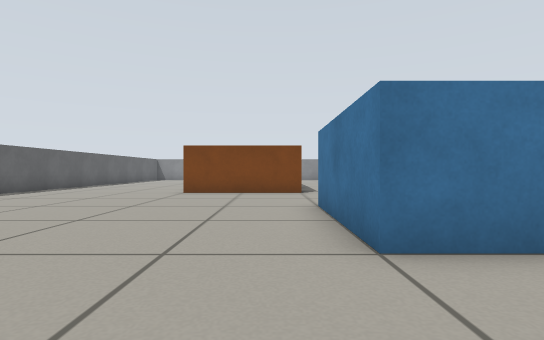
view 1 (above)

19 first-person views from a walk through a Gazebo world. The camera is 0.39 m above the floor, looks level and sees 80° across. The floor is counted in squares, 0.5 m on a side. Each view is taken from the middle of a square. On the plan, view 1 faces up. The plan holds only what a view shows up to about 11 squares ahead; the rest is blank.

view 2
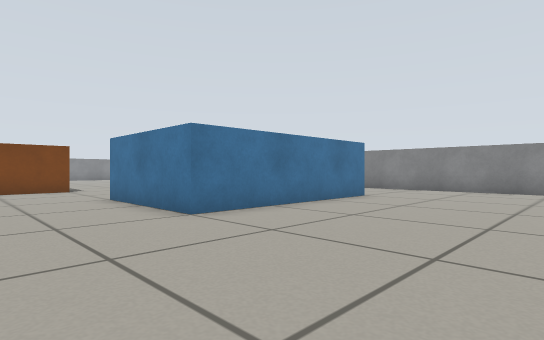

view 3
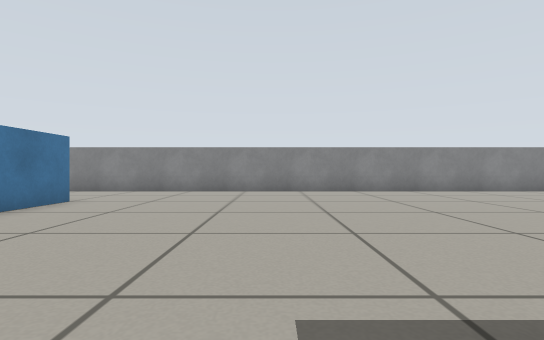

view 4
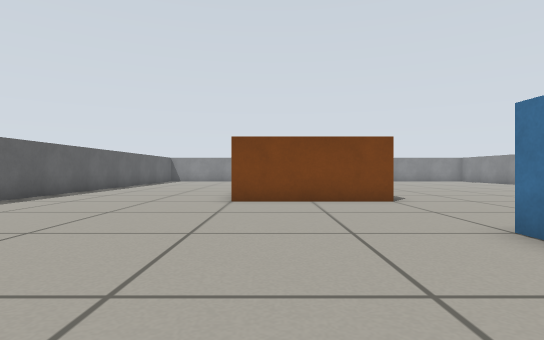

view 5
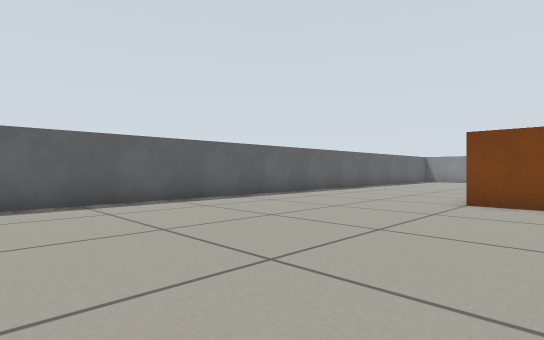

view 6
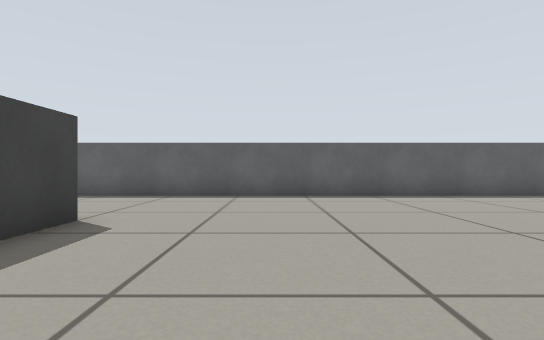

view 7
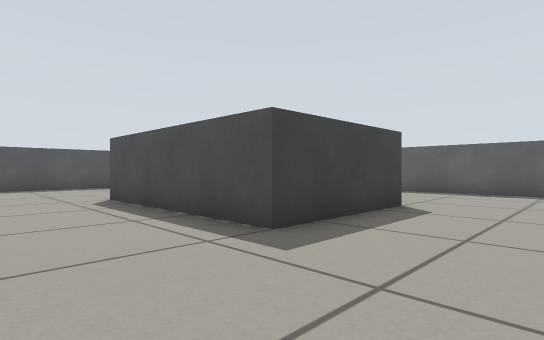

view 8
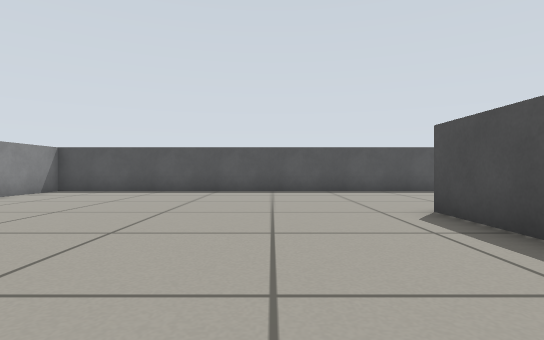

view 9
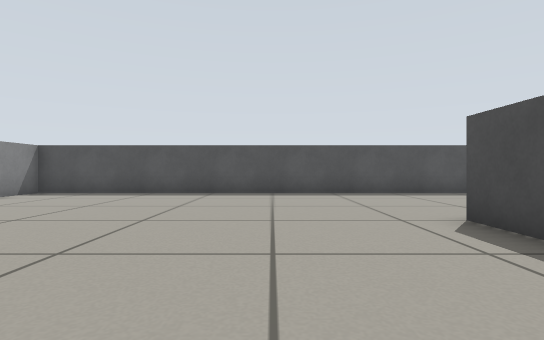

view 10
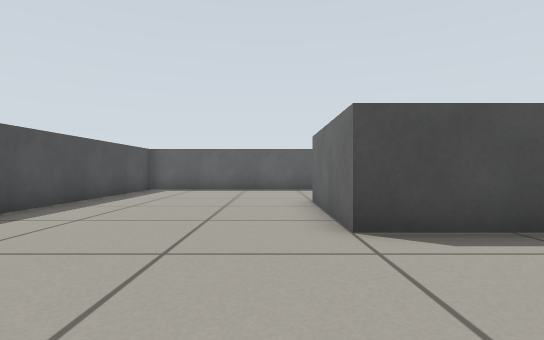

view 11
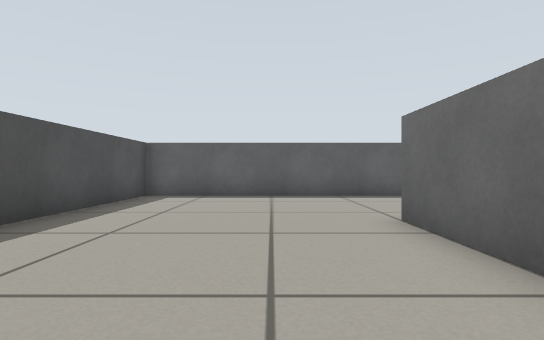

view 12
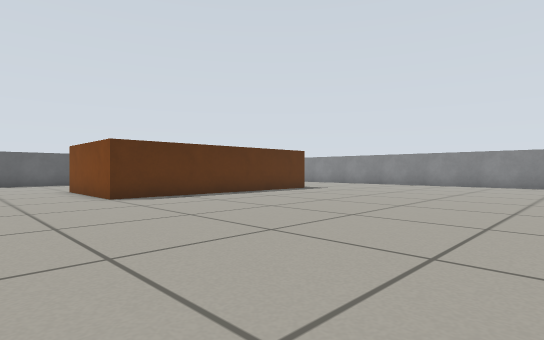

view 13
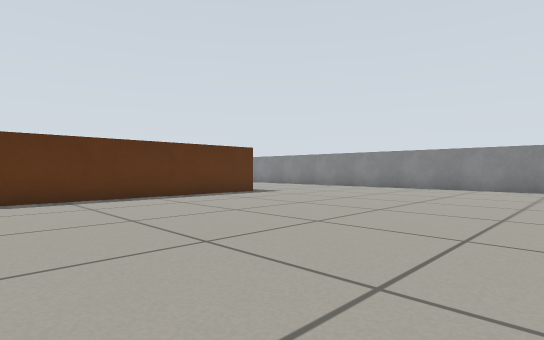

view 14
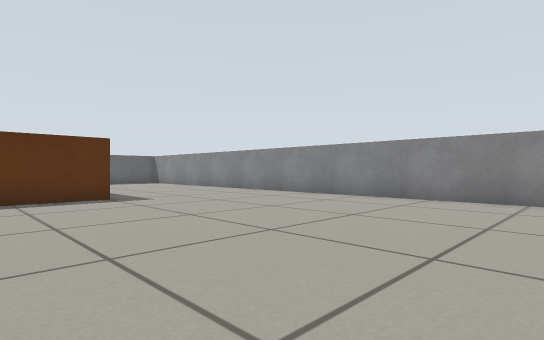

view 15
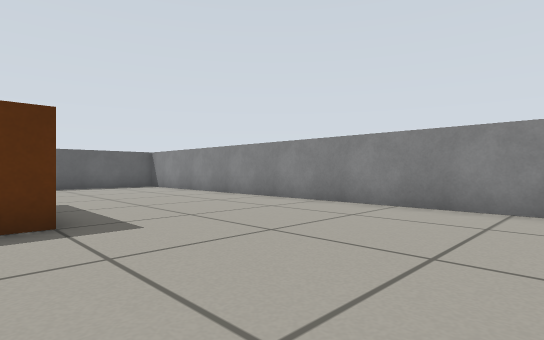

view 16
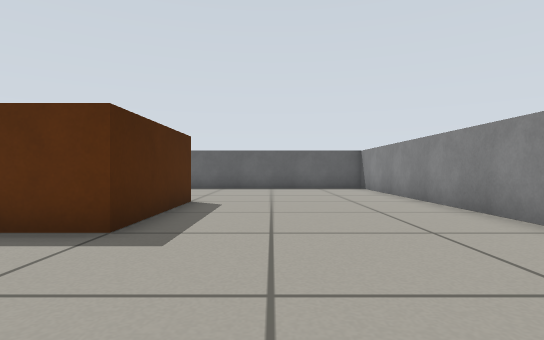

view 17
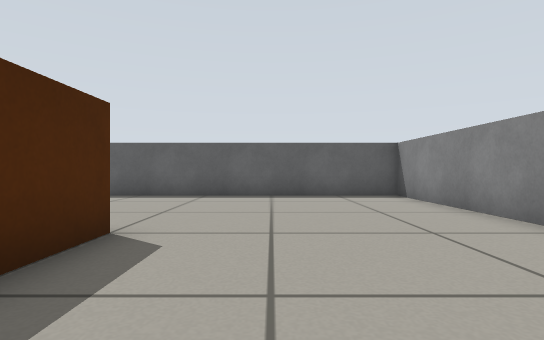

view 18
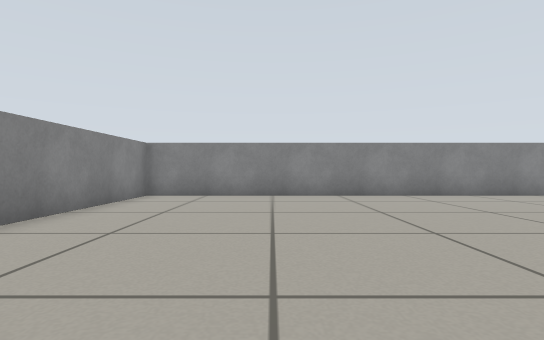

view 19
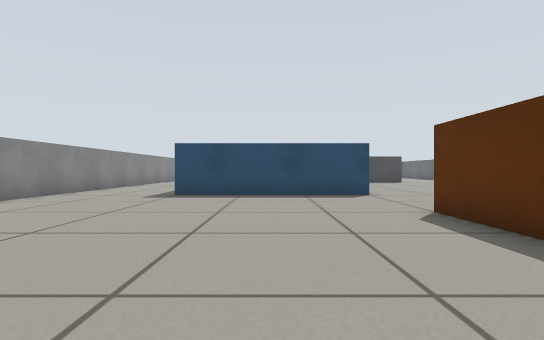

### Floor plan
Key: @ floor where view 1 was taken; # wall or solid block; . floor; B brown box; L blue box; G grey box.
Columns run from 9 left of view 1 to 11 right of it. Each row starts with its distance up from view 1.
 25 #####################
 24 #...................#
 23 #...................#
 22 #...................#
 21 #...................#
 20 #...................#
 19 #.....BBBBB.........#
 18 #.....    B.........#
 17 #..       B.........#
 16 #         B.........#
 15 #   ..    B.........#
 14 #.....    B.........#
 13 #.....    B.........#
 12 #.....    B.........
 11 #.....BBBBB.........
 10 #...................
  9 #...................#
  8 #...................#
  7 #.........LLLLLLL...#
  6 #.........L      ...#
  5 #.........L
  4 #.........L       ..
  3 #.........LLLLLLL...
  2 #...................
  1 #...................#
  0 #........@..........#
 -1 #...................#
 -2 #...................
 -3 #....GGGGG..........
 -4 #....    G..........
 -5 #..      G..........
 -6 #        G..........
 -7 #        G..........
 -8 #...     G..........
 -9 #....GGGGG..........
-10 #...................
-11 #...................
-12 #...................#
-13 #...................#
-14 #...................#
-15 #####################

Positions as (right, up) in squares from view 1, and headings:
1: (0, 0), facing up
2: (-2, -2), facing up-right
3: (-1, -2), facing right
4: (-2, 3), facing up
5: (-1, 3), facing up-left
6: (1, 0), facing left
7: (3, 0), facing down-left
8: (3, -3), facing down
9: (3, -4), facing down
10: (4, -10), facing left
11: (1, -11), facing left
12: (10, 8), facing up-left
13: (10, 11), facing up-left
14: (10, 16), facing up-left
15: (6, 18), facing up-left
16: (5, 21), facing left
17: (1, 21), facing left
18: (1, 21), facing right
19: (4, 17), facing down
